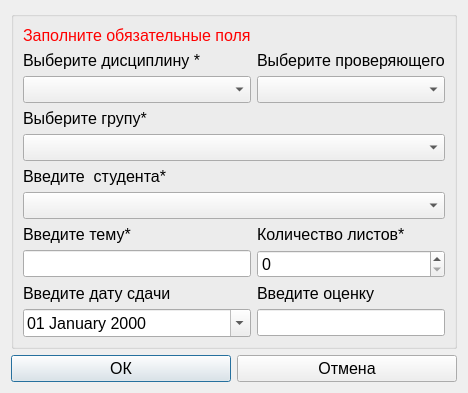
<?xml version="1.0" encoding="UTF-8"?>
<ui version="4.0">
 <class>addoredit_course_work</class>
 <widget class="QDialog" name="addoredit_course_work">
  <property name="geometry">
   <rect>
    <x>0</x>
    <y>0</y>
    <width>454</width>
    <height>370</height>
   </rect>
  </property>
  <property name="windowTitle">
   <string>добавление записи</string>
  </property>
  <property name="windowIcon">
   <iconset resource="../resourses.qrc">
    <normaloff>:/img/img/paper.png</normaloff>:/img/img/paper.png</iconset>
  </property>
  <property name="styleSheet">
   <string notr="true">QDialog
{
background-attachment: fixed;
background-image: url(:/img/img/paper2.png);
background-position:right bottom;
background-repeat: no-repeat;
}</string>
  </property>
  <layout class="QGridLayout" name="gridLayout_3">
   <item row="0" column="0" colspan="2">
    <widget class="QGroupBox" name="groupBox">
     <property name="title">
      <string/>
     </property>
     <layout class="QGridLayout" name="gridLayout_2">
      <item row="7" column="0" colspan="2">
       <widget class="QLabel" name="label_3">
        <property name="font">
         <font>
          <pointsize>12</pointsize>
         </font>
        </property>
        <property name="text">
         <string>Введите  студента*</string>
        </property>
       </widget>
      </item>
      <item row="5" column="0" colspan="2">
       <widget class="QLabel" name="label_8">
        <property name="font">
         <font>
          <pointsize>12</pointsize>
         </font>
        </property>
        <property name="text">
         <string>Выберите групу*</string>
        </property>
       </widget>
      </item>
      <item row="9" column="0" colspan="2">
       <widget class="QLabel" name="label_2">
        <property name="font">
         <font>
          <pointsize>12</pointsize>
         </font>
        </property>
        <property name="text">
         <string>Введите тему*</string>
        </property>
       </widget>
      </item>
      <item row="15" column="0" colspan="2">
       <widget class="QLabel" name="label_4">
        <property name="font">
         <font>
          <pointsize>12</pointsize>
         </font>
        </property>
        <property name="text">
         <string>Введите дату сдачи</string>
        </property>
       </widget>
      </item>
      <item row="1" column="0" colspan="2">
       <widget class="QLabel" name="label">
        <property name="font">
         <font>
          <pointsize>12</pointsize>
         </font>
        </property>
        <property name="text">
         <string>Выберите дисциплину *</string>
        </property>
       </widget>
      </item>
      <item row="10" column="0" colspan="2">
       <widget class="QLineEdit" name="lineEdit_nazv">
        <property name="font">
         <font>
          <pointsize>12</pointsize>
         </font>
        </property>
       </widget>
      </item>
      <item row="16" column="0" colspan="2">
       <widget class="QDateEdit" name="data_sdachi">
        <property name="font">
         <font>
          <pointsize>12</pointsize>
         </font>
        </property>
        <property name="displayFormat">
         <string>dd MMMM yyyy</string>
        </property>
        <property name="calendarPopup">
         <bool>true</bool>
        </property>
       </widget>
      </item>
      <item row="0" column="0" colspan="2">
       <widget class="QLabel" name="label_error">
        <property name="font">
         <font>
          <pointsize>12</pointsize>
         </font>
        </property>
        <property name="styleSheet">
         <string notr="true">color:red</string>
        </property>
        <property name="text">
         <string>Заполните обязательные поля</string>
        </property>
       </widget>
      </item>
      <item row="2" column="0" colspan="2">
       <widget class="QComboBox" name="comboBox_discipline">
        <property name="font">
         <font>
          <pointsize>12</pointsize>
         </font>
        </property>
       </widget>
      </item>
      <item row="1" column="2">
       <widget class="QLabel" name="label_6">
        <property name="font">
         <font>
          <pointsize>12</pointsize>
         </font>
        </property>
        <property name="text">
         <string>Выберите проверяющего</string>
        </property>
       </widget>
      </item>
      <item row="2" column="2">
       <widget class="QComboBox" name="comboBox_sotr">
        <property name="font">
         <font>
          <pointsize>12</pointsize>
         </font>
        </property>
       </widget>
      </item>
      <item row="9" column="2">
       <widget class="QLabel" name="label_9">
        <property name="font">
         <font>
          <pointsize>12</pointsize>
         </font>
        </property>
        <property name="text">
         <string>Количество листов*</string>
        </property>
       </widget>
      </item>
      <item row="10" column="2">
       <widget class="QSpinBox" name="spinBox_kolvo">
        <property name="font">
         <font>
          <pointsize>12</pointsize>
         </font>
        </property>
       </widget>
      </item>
      <item row="6" column="0" colspan="3">
       <widget class="QComboBox" name="comboBox_gruppa">
        <property name="font">
         <font>
          <pointsize>12</pointsize>
         </font>
        </property>
       </widget>
      </item>
      <item row="8" column="0" colspan="3">
       <widget class="QComboBox" name="comboBox_student">
        <property name="font">
         <font>
          <pointsize>12</pointsize>
         </font>
        </property>
       </widget>
      </item>
      <item row="15" column="2">
       <widget class="QLabel" name="label_7">
        <property name="font">
         <font>
          <pointsize>12</pointsize>
         </font>
        </property>
        <property name="text">
         <string>Введите оценку</string>
        </property>
       </widget>
      </item>
      <item row="16" column="2">
       <widget class="QLineEdit" name="lineEdit_ocenka">
        <property name="font">
         <font>
          <pointsize>12</pointsize>
         </font>
        </property>
        <property name="clearButtonEnabled">
         <bool>false</bool>
        </property>
       </widget>
      </item>
     </layout>
     <zorder>label</zorder>
     <zorder>comboBox_discipline</zorder>
     <zorder>label_4</zorder>
     <zorder>label_2</zorder>
     <zorder>label_error</zorder>
     <zorder>lineEdit_nazv</zorder>
     <zorder>data_sdachi</zorder>
     <zorder>comboBox_student</zorder>
     <zorder>label_3</zorder>
     <zorder>comboBox_gruppa</zorder>
     <zorder>label_8</zorder>
     <zorder>label_6</zorder>
     <zorder>comboBox_sotr</zorder>
     <zorder>label_9</zorder>
     <zorder>spinBox_kolvo</zorder>
     <zorder>label_7</zorder>
     <zorder>lineEdit_ocenka</zorder>
    </widget>
   </item>
   <item row="1" column="0">
    <widget class="QPushButton" name="pushButton_ok">
     <property name="font">
      <font>
       <pointsize>12</pointsize>
      </font>
     </property>
     <property name="text">
      <string>ОК</string>
     </property>
     <property name="icon">
      <iconset resource="../resourses.qrc">
       <normaloff>:/img/img/ok.png</normaloff>:/img/img/ok.png</iconset>
     </property>
    </widget>
   </item>
   <item row="1" column="1">
    <widget class="QPushButton" name="pushButton_cancel">
     <property name="font">
      <font>
       <pointsize>12</pointsize>
      </font>
     </property>
     <property name="text">
      <string>Отмена</string>
     </property>
     <property name="icon">
      <iconset resource="../resourses.qrc">
       <normaloff>:/img/img/cancel.png</normaloff>:/img/img/cancel.png</iconset>
     </property>
    </widget>
   </item>
  </layout>
  <zorder>pushButton_cancel</zorder>
  <zorder>pushButton_ok</zorder>
  <zorder>groupBox</zorder>
 </widget>
 <resources>
  <include location="../resourses.qrc"/>
 </resources>
 <connections/>
</ui>
